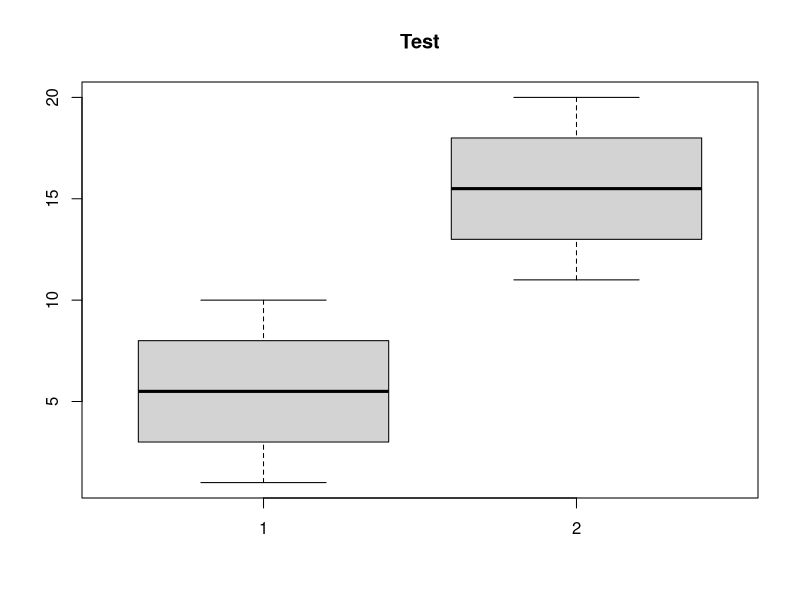

Generate this figure with R:
#################################################
# A function to compute a two-sample t-test and confidence 
# interval (equal-variance, independent samples).  yvec is 
# a numeric vector containing both samples' data.  trtvec 
# is a vector, same length as yvec, of treatment
# identifiers for the data in yvec.  A boxplot comparing
# the treatments' data is constructed.  Output is a one-row
# data frame reporting the results of the test, 
# confidence interval and decision.
##################################################

ttest<-function(yvec,trtvec,alpha=0.05,header="") {
  trtvec=as.factor(trtvec)
  boxplot(split(yvec,trtvec))
  title(header)
  ybar=tapply(yvec,trtvec,mean)
  varvec=tapply(yvec,trtvec,var)
  nvec=table(trtvec)
  error.df=nvec[1]+nvec[2]-2
  pooled.var=((nvec[1]-1)*varvec[1]+(nvec[2]-1)*varvec[2])/error.df
  diff12estimate=ybar[1]-ybar[2]
  stderr=sqrt(pooled.var*((1/nvec[1])+(1/nvec[2])))
  tratio=diff12estimate/stderr
  pval=2*(1-pt(abs(tratio),error.df))
  tcrit=qt(1-alpha/2,error.df)
  lower=diff12estimate-tcrit*stderr
  upper=diff12estimate+tcrit*stderr
  calpha=1-alpha
  #I created an object called “decision” which displays the result of the hypothesis test. I used the object #names “pval” for the p-value and “alpha” for the alpha level so that as the values of these objects #change, the logical operation (the if/else statement) of “decision” will adjust. For instance, if I used .05 #instead of “alpha”, the logical operation would always compare the p-value to .05 not the value stored #in “alpha” which may be changed by the user to something other than the default of .05. 
  decision<- if(pval<=alpha){decision = "Reject Null"
  }else{decision ="Fail to Reject Null"}
  #I added the decision object to the “out” statement so that  the decision will display with the function #output. I also added “Decision” to the name(out) statement so that a name will display #with the #decision output.   
  out=data.frame(diff12estimate,stderr,tratio,pval,lower,upper,alpha,decision)
  names(out)=c("Estimator","SE","T","P-value","Lower CI","Upper CI","Confidence", "Decision")
  out}

#x is a vector of the scores from both groups.
x<-c(1,2,3,4,5,6,7,8,9,10,11,12,13,14,15,16,17,18,19,20)

#y is a vector of the treatment conditions
y<-c(1,1,1,1,1,1,1,1,1,1,2,2,2,2,2,2,2,2,2,2)

#the arguments are the score vector, the treatment vector,alpha value, and header.
#the default alpha of .05 is used if not imput. 
ttest(x,y,0.05,"Test")
